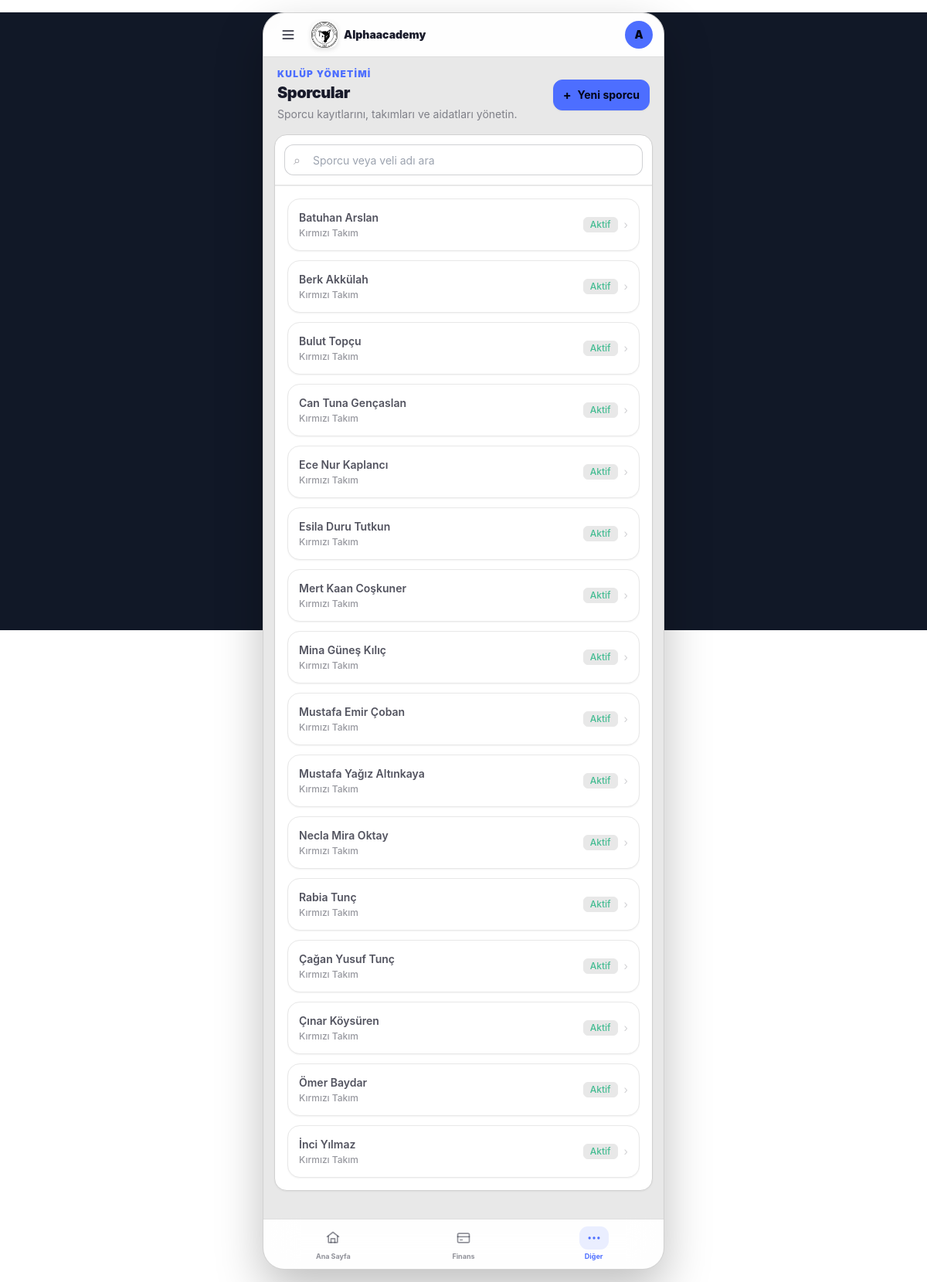
Page /athletes/manage/ (signed in) on the committed database.
### users/models.py (models this page shows, shortened)
class User(AbstractUser):
    class Role(models.TextChoices):
        PARENT = 'parent', 'Veli'
        ADMIN = 'admin', 'Yönetici'
        COACH = 'coach', 'Antrenör'
        FINANCE = 'finance', 'Mali İşler'
    email = models.EmailField(unique=True, verbose_name="E-posta Adresi")
    role = models.CharField(
        max_length=20,
        choices=Role.choices,
        default=Role.PARENT,
        verbose_name="Kullanıcı Rolü"
    )
    phone_number = models.CharField(max_length=15, blank=True, null=True, verbose_name="Telefon Numarası")
    tc_identity = models.CharField(max_length=11, blank=True, null=True, verbose_name="T.C. Kimlik No")
    USERNAME_FIELD = 'email'
    REQUIRED_FIELDS = ['username', 'first_name', 'last_name']
    class Meta:
        verbose_name = "Kullanıcı"
        verbose_name_plural = "Kullanıcılar"
    @property
    def is_coach(self):
        return self.role == self.Role.COACH

### athletes/models.py (models this page shows, shortened)
class Athlete(models.Model):
    GENDER_CHOICES = (
        ('M', 'Erkek'),
        ('F', 'Kadın'),
    )
    parent = models.CharField(max_length=150, verbose_name="Veli")
    parent_phone = models.CharField(max_length=20, blank=True, default='', verbose_name="Veli Telefonu")
    parent_email = models.EmailField(blank=True, default='', verbose_name="Veli E-postası")
    first_name = models.CharField(max_length=50, verbose_name="Ad")
    last_name = models.CharField(max_length=50, verbose_name="Soyad")
    phone_number = models.CharField(max_length=20, blank=True, default='', verbose_name="Sporcu Telefonu")
    tc_identity = models.CharField(max_length=11, unique=True, blank=True, null=True, verbose_name="T.C. Kimlik No")
    birth_date = models.DateField(verbose_name="Doğum Tarihi")
    gender = models.CharField(max_length=1, choices=GENDER_CHOICES, verbose_name="Cinsiyet")
    school = models.CharField(max_length=100, blank=True, null=True, verbose_name="Okul")
    license_number = models.CharField(max_length=50, blank=True, null=True, verbose_name="Lisans No")
    joined_date = models.DateField(verbose_name="Kulübe Katılım Tarihi")
    photo = models.ImageField(upload_to='athlete_photos/', blank=True, null=True, verbose_name="Fotoğraf")
    is_active = models.BooleanField(default=False, verbose_name="Aktif Sporcu mu?")
    created_at = models.DateTimeField(auto_now_add=True)
    team = models.ForeignKey(
        Team,
        on_delete=models.SET_NULL,
        null=True,
        blank=True,
        related_name='athletes',
        verbose_name="Bağlı Olduğu Takım"
    )
    custom_fee = models.IntegerField(
        null=True,
        blank=True,
        verbose_name="Özel Aidat Tutar (TL)",
        help_text="Boş bırakılırsa takımın varsayılan aidatı uygulanır. Burslu için 0 girebilirsiniz."
    )
    private_lesson_fee = models.IntegerField(
        null=True,
        blank=True,
        verbose_name="Özel ders ücreti",
        help_text="Boş bırakılırsa özel ders ücreti uygulanmaz."
    )
    regular_payment_day = models.PositiveBigIntegerField(
        null=True,
        blank=True,
        verbose_name="Düzenli Ödeme Günü"
    )
    class Meta:
        verbose_name = "Sporcu"
        verbose_name_plural = "Sporcular"
        ordering = ['first_name', 'last_name']
    def get_full_name(self):
        return f"{self.first_name} {self.last_name}"

### teams/models.py (models this page shows, shortened)
class Team(models.Model):
    name = models.CharField(max_length=100, verbose_name="Takım / Grup Adı")
    description = models.TextField(blank=True, null=True, verbose_name="Açıklama / Yaş Grubu")
    coaches = models.ManyToManyField(
        settings.AUTH_USER_MODEL,
        blank=True,
        limit_choices_to={'role__in': ['coach', 'club_admin']},
        related_name='assigned_teams',
        verbose_name="Sorumlu Antrenörler"
    )
    is_active = models.BooleanField(default=True, verbose_name="Aktif mi?")
    created_at = models.DateTimeField(auto_now_add=True)
    class Meta:
        verbose_name = "Takım"
        verbose_name_plural = "Takımlar"

### athletes/views.py (the view)
# urls.py: path('', views.athlete_list, name='athlete-manage-list'),
@login_required
def athlete_list(request):
    context = _athlete_context(request)
    if request.headers.get('HX-Request') == 'true':
        return render(request, 'athlete/partials/athlete_table.html', context)
    return render(request, 'athlete/athlete_list.html', context)

### templates/athlete/athlete_list.html (shortened to what this page needs)
{% extends "base.html" %}
{% block content %}
<div class="w-full space-y-4">
    <header class="flex items-center justify-between gap-3 px-1">
        <div class="min-w-0">
            <p class="text-[10px] font-black uppercase tracking-widest text-primary">
                Kulüp yönetimi
            </p>
            <h1 class="mt-0.5 text-xl font-black tracking-tight text-base-content">
                Sporcular
            </h1>
            <p class="mt-1 text-xs text-base-content/50">
                Sporcu kayıtlarını, takımları ve aidatları yönetin.
            </p>
        </div>
        <div class="flex shrink-0 flex-col gap-1.5">
            <button
                type="button"
                class="btn btn-primary h-10 min-h-0 rounded-xl px-3 text-xs font-bold shadow-sm"
                hx-get="{% url 'athlete-manage-create' %}"
                hx-target="#athlete-modal-container"
                hx-swap="innerHTML">
                <span class="text-base font-bold leading-none">+</span>
                <span class="hidden sm:inline">
                    Yeni sporcu
                </span>
            </button>
        </div>
    </header>
    <section class="overflow-hidden rounded-2xl border border-base-300 bg-base-100 shadow-sm">
        <form
            method="get"
            class="border-b border-base-200 bg-base-50/50 p-3"
            hx-get="{% url 'athlete-manage-list' %}"
            hx-target="#athlete-table"
            hx-swap="outerHTML"
            hx-push-url="true"
            hx-trigger="submit, keyup changed delay:350ms from:input[name='q']"
            hx-on:htmx:before-request="if (this.querySelector('[name=q]').value.trim().length < 3) event.preventDefault()"
        >
            <label class="relative block">
                <span class="pointer-events-none absolute left-3 top-1/2 -translate-y-1/2 text-base-content/40">
                </span>
                <input
                    type="search"
                    name="q"
                    value="{{ query }}"
                    minlength="3"
                    placeholder="Sporcu veya veli adı ara"
                    autocomplete="off"
                    class="input input-bordered h-10 min-h-0 w-full rounded-xl pl-9 pr-3 text-xs bg-base-100"
                >
            </label>
        </form>
        <div class="w-full overflow-x-auto">
            {% include 'athlete/partials/athlete_table.html' %}
        </div>
    </section>
</div>
{% endblock %}

### templates/base.html (shortened to what this page needs)
<!DOCTYPE html>
<html lang="tr" data-theme="corporate">
<head>
    <link
        href="https://cdn.jsdelivr.net/npm/daisyui@4.12.10/dist/full.min.css"
        rel="stylesheet"
        type="text/css"
    >
    <script src="https://cdn.tailwindcss.com"></script>
</head>
<body
    class="select-none antialiased"
    hx-headers='{"X-CSRFToken": "{{ csrf_token }}"}'
>
<div class="app">
    <header class="app-header">
        <div class="header-inner">
            <div class="flex min-w-0 items-center">
                <div class="dropdown">
                    <label
                        tabindex="0"
                        class="header-button cursor-pointer"
                        aria-label="Menüyü aç"
                    >
                        <svg
                            class="h-5 w-5"
                            viewBox="0 0 24 24"
                            fill="none"
                            stroke="currentColor"
                            stroke-width="2"
                            stroke-linecap="round"
                        >
                            <path d="M4 6h16"/>
                            <path d="M4 12h16"/>
                            <path d="M4 18h16"/>
                        </svg>
                    </label>
                </div>
                <a
                    href="{% url 'dashboard-index' %}"
                    class="ml-1 flex min-w-0 items-center gap-2 px-1.5"
                >
                    <img
                        src="/media/logos/fk1.png"
                        alt="Spor Kulübü"
                        class="app-logo"
                    >
                    <span class="truncate text-sm font-black">
                        Alphaacademy
                    </span>
                </a>
            </div>
            <div class="dropdown dropdown-end">
                <label
                    tabindex="0"
                    class="
                        header-button
                        avatar
                        placeholder
                        cursor-pointer
                    "
                    aria-label="Kullanıcı menüsü"
                >
                    <div
                        class="
                            w-9
                            rounded-full
                            bg-primary
                            text-xs
                            font-black
                            text-primary-content
                        "
                    >
                        <span>
                            {{request.user.first_name|first|default:request.user.username|first|upper}}
                        </span>
                    </div>
                </label>
            </div>
        </div>
    </header>
    <main class="app-content">
        {% block content %}
        {% endblock %}
    </main>
<nav class="bottom-nav">
    <div class="bottom-nav-inner">
        <a
            href="{% url 'dashboard-index' %}"
            class="
                bottom-nav-item
            "
        >
            <span class="nav-icon">
                <svg
                    viewBox="0 0 24 24"
                    fill="none"
                    stroke="currentColor"
                    stroke-width="2"
                    stroke-linecap="round"
                    stroke-linejoin="round"
                >
                    <path d="m3 10 9-7 9 7"/>
                    <path d="M5 9v10h14V9"/>
                    <path d="M9 19v-6h6v6"/>
                </svg>
            </span>
            <span>Ana Sayfa</span>
        </a>
        <a
            href="{% url 'other-menu' %}"
            class="
                bottom-nav-item
                order-3
                {% if request.resolver_match.url_name == 'other-menu' or request.resolver_match.url_name == 'team-list' or request.resolver_match.url_name == 'team-detail' or request.resolver_match.url_name == 'athlete-manage-list' or request.resolver_match.url_name == 'athlete-manage-detail' or 'equipment' in request.resolver_match.url_name or 'regular-expense' in request.resolver_match.url_name or request.resolver_match.url_name == 'fee-management' %}
                    active
                {% endif %}
            "
        >
            <span class="nav-icon">
                <svg viewBox="0 0 24 24" fill="none" stroke="currentColor" stroke-width="2" stroke-linecap="round" stroke-linejoin="round">
                    <circle cx="5" cy="12" r="1"/>
                    <circle cx="12" cy="12" r="1"/>
                    <circle cx="19" cy="12" r="1"/>
                </svg>
            </span>
            <span>Diğer</span>
        </a>
        <a
            href="{% url 'finance-dashboard' %}"
            class="
                bottom-nav-item
                order-2
            "
        >
            <span class="nav-icon">
                <svg
                    viewBox="0 0 24 24"
                    fill="none"
                    stroke="currentColor"
                    stroke-width="2"
                    stroke-linecap="round"
                    stroke-linejoin="round"
                >
                    <rect
                        x="3"
                        y="5"
                        width="18"
                        height="14"
                        rx="2"
                    />
                    <path d="M3 10h18"/>
                    <path d="M7 15h3"/>
                </svg>
            </span>
            <span>Finans</span>
        </a>
    </div>
</nav>
</div>
</body>
</html>

### templates/athlete/partials/athlete_table.html (shortened to what this page needs)
<div id="athlete-table" class="relative border-t border-base-200 p-3 sm:p-4">
    {% for athlete in athletes %}
    <a
        href="{% url 'athlete-manage-detail' athlete.pk %}"
        class="group mb-2 flex items-center gap-3 rounded-2xl border border-base-200 bg-base-100 p-3 shadow-sm transition-all active:scale-[.99] hover:border-primary/30 hover:shadow-md last:mb-0 sm:mb-3 sm:p-3.5"
    >
        <div class="min-w-0 flex-1">
            <div class="flex min-w-0 items-center gap-2">
                <h3 class="truncate text-sm font-semibold text-base-content/75">
                    {{ athlete.get_full_name }}
                </h3>
            </div>
            <div class="mt-0.5 flex min-w-0 items-center gap-1.5">
                <span class="truncate text-[10px] font-medium text-base-content/45">
                    {% if athlete.team %}
                        {{ athlete.team.name }}
                    {% else %}
                        Takımsız
                    {% endif %}
                </span>
            </div>
        </div>
        <div class="flex shrink-0 items-center gap-2">
            {% if athlete.is_active %}
                <span class="badge badge-ghost h-5 min-h-0 rounded-md px-2 text-[9px] font-medium text-success/70">
                    Aktif
                </span>
            {% else %}
                <span class="badge badge-ghost h-5 min-h-0 rounded-md px-2 text-[9px] font-medium text-base-content/40">
                    Pasif
                </span>
            {% endif %}
            <span class="text-sm text-base-content/20 transition-transform group-hover:translate-x-0.5">
                ›
            </span>
        </div>
    </a>
    {% endfor %}
</div>

### rows in the picture
User: user.first_name|first "A"
Athlete: get_full_name "Batuhan Arslan", team.name "Kırmızı Takım", is_active "Aktif"
Athlete: get_full_name "Berk Akkülah", team.name "Kırmızı Takım", is_active "Aktif"
Athlete: get_full_name "Bulut Topçu", team.name "Kırmızı Takım", is_active "Aktif"
Athlete: get_full_name "Can Tuna Gençaslan", team.name "Kırmızı Takım", is_active "Aktif"
Athlete: get_full_name "Ece Nur Kaplancı", team.name "Kırmızı Takım", is_active "Aktif"
Athlete: get_full_name "Esila Duru Tutkun", team.name "Kırmızı Takım", is_active "Aktif"
Athlete: get_full_name "Mert Kaan Coşkuner", team.name "Kırmızı Takım", is_active "Aktif"
Athlete: get_full_name "Mina Güneş Kılıç", team.name "Kırmızı Takım", is_active "Aktif"
Athlete: get_full_name "Mustafa Emir Çoban", team.name "Kırmızı Takım", is_active "Aktif"
Athlete: get_full_name "Mustafa Yağız Altınkaya", team.name "Kırmızı Takım", is_active "Aktif"
Athlete: get_full_name "Necla Mira Oktay", team.name "Kırmızı Takım", is_active "Aktif"
Athlete: get_full_name "Rabia Tunç", team.name "Kırmızı Takım", is_active "Aktif"
Athlete: get_full_name "Çağan Yusuf Tunç", team.name "Kırmızı Takım", is_active "Aktif"
Athlete: get_full_name "Çınar Köysüren", team.name "Kırmızı Takım", is_active "Aktif"
Athlete: get_full_name "Ömer Baydar", team.name "Kırmızı Takım", is_active "Aktif"
Athlete: get_full_name "İnci Yılmaz", team.name "Kırmızı Takım", is_active "Aktif"
